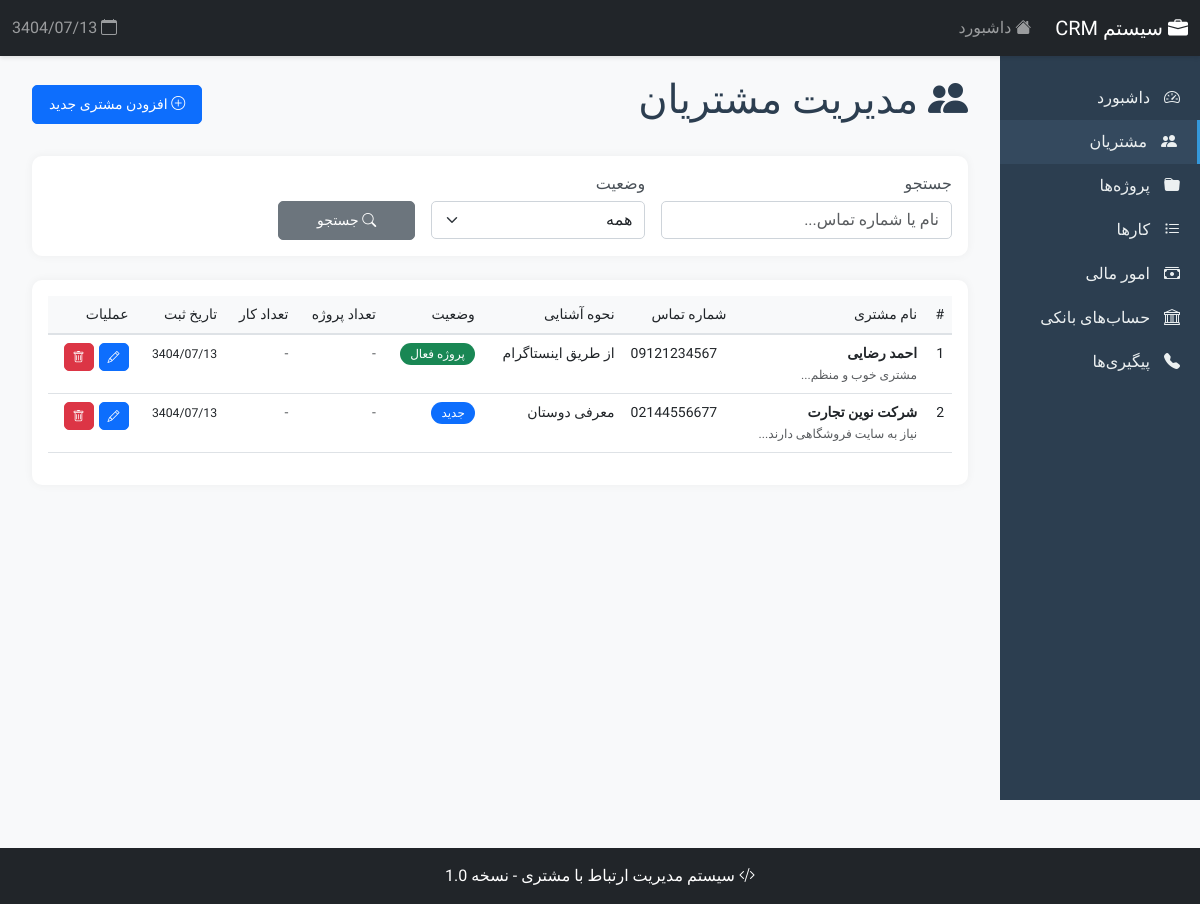
The page /clients/index.php on the database its author committed.
### tables this page shows
CREATE TABLE IF NOT EXISTS clients (
    id INT AUTO_INCREMENT PRIMARY KEY,
    name VARCHAR(255) NOT NULL,
    phone VARCHAR(50),
    how_met TEXT,
    status ENUM('جدید', 'در حال پیگیری', 'پروژه فعال', 'پروژه پایان‌یافته', 'بی‌پاسخ') DEFAULT 'جدید',
    description TEXT,
    created_at TIMESTAMP DEFAULT CURRENT_TIMESTAMP,
    updated_at TIMESTAMP DEFAULT CURRENT_TIMESTAMP ON UPDATE CURRENT_TIMESTAMP
);

### includes/functions.php (called while the page is built, shortened)
<?php
function convertToJalali($date) {
    $timestamp = strtotime($date);
    $jdate = jdate('Y/m/d', $timestamp);
    return $jdate;
}
function getStatusBadgeClass($status, $type = 'client') {
    $classes = [
        'client' => [
            'جدید' => 'bg-primary',
            'در حال پیگیری' => 'bg-warning',
            'پروژه فعال' => 'bg-success',
            'پروژه پایان‌یافته' => 'bg-secondary',
            'بی‌پاسخ' => 'bg-danger'
        ],
        'project' => [
            'در حال انجام' => 'bg-primary',
            'معلق' => 'bg-warning',
            'تمام‌شده' => 'bg-success'
        ],
        'task' => [
            'انجام نشده' => 'bg-danger',
            'در حال انجام' => 'bg-warning',
            'انجام‌شده' => 'bg-success'
        ]
    ];
    return isset($classes[$type][$status]) ? $classes[$type][$status] : 'bg-secondary';
}
function jdate($format, $timestamp = null) {
    if ($timestamp === null) {
        $timestamp = time();
    }
    $date = date('Y/m/d', $timestamp);
    $parts = explode('/', $date);
    $year = intval($parts[0]) + 1379;
    return $year . '/' . $parts[1] . '/' . $parts[2];
}

### clients/index.php (the view, shortened to what this page needs)
<?php
require_once '../includes/header.php';
$search = isset($_GET['search']) ? cleanInput($_GET['search']) : '';
$sql = "SELECT c.*,
        COUNT(DISTINCT p.id) as project_count,
        COUNT(DISTINCT t.id) as task_count
        FROM clients c
        LEFT JOIN projects p ON c.id = p.client_id
        LEFT JOIN tasks t ON c.id = t.client_id
        WHERE 1=1";
$params = [];
$sql .= " GROUP BY c.id ORDER BY c.created_at DESC";
$stmt = $db->prepare($sql);
$stmt->execute($params);
$clients = $stmt->fetchAll();
?>
<div class="d-flex justify-content-between align-items-center mb-4">
    <h1><i class="bi bi-people-fill"></i> مدیریت مشتریان</h1>
    <a href="create.php" class="btn btn-primary">
        <i class="bi bi-plus-circle"></i> افزودن مشتری جدید
    </a>
</div>
<div class="card mb-4">
    <div class="card-body">
        <form method="GET" class="row g-3">
            <div class="col-md-4">
                <label class="form-label">جستجو</label>
                <input type="text" name="search" class="form-control"
                       placeholder="نام یا شماره تماس..." value="<?php echo $search; ?>">
            </div>
            <div class="col-md-3">
                <label class="form-label">وضعیت</label>
                <select name="status" class="form-select">
                    <option value="">همه</option>
                </select>
            </div>
            <div class="col-md-2">
                <label class="form-label">&nbsp;</label>
                <button type="submit" class="btn btn-secondary w-100">
                    <i class="bi bi-search"></i> جستجو
                </button>
            </div>
        </form>
    </div>
</div>
<div class="card">
    <div class="card-body">
        <?php if (count($clients) > 0): ?>
        <div class="table-responsive">
            <table class="table table-hover">
                <thead>
                    <tr>
                        <th>#</th>
                        <th>نام مشتری</th>
                        <th>شماره تماس</th>
                        <th>نحوه آشنایی</th>
                        <th>وضعیت</th>
                        <th>تعداد پروژه</th>
                        <th>تعداد کار</th>
                        <th>تاریخ ثبت</th>
                        <th>عملیات</th>
                    </tr>
                </thead>
                <tbody>
                    <?php foreach ($clients as $index => $client): ?>
                    <tr>
                        <td><?php echo $index + 1; ?></td>
                        <td>
                            <strong><?php echo htmlspecialchars($client['name']); ?></strong>
                            <?php if ($client['description']): ?>
                                <br><small class="text-muted">
                                    <?php echo htmlspecialchars(substr($client['description'], 0, 50)); ?>...
                                </small>
                            <?php endif; ?>
                        </td>
                        <td dir="ltr"><?php echo htmlspecialchars($client['phone']); ?></td>
                        <td><?php echo htmlspecialchars($client['how_met']); ?></td>
                        <td>
                            <span class="badge <?php echo getStatusBadgeClass($client['status'], 'client'); ?>">
                                <?php echo $client['status']; ?>
                            </span>
                        </td>
                        <td>
                            <?php if ($client['project_count'] > 0): ?>
                                <span class="badge bg-info"><?php echo $client['project_count']; ?> پروژه</span>
                            <?php else: ?>
                                <span class="text-muted">-</span>
                            <?php endif; ?>
                        </td>
                        <td>
                            <?php if ($client['task_count'] > 0): ?>
                                <span class="badge bg-warning"><?php echo $client['task_count']; ?> کار</span>
                            <?php else: ?>
                                <span class="text-muted">-</span>
                            <?php endif; ?>
                        </td>
                        <td>
                            <small><?php echo convertToJalali($client['created_at']); ?></small>
                        </td>
                        <td>
                            <div class="action-buttons">
                                <a href="edit.php?id=<?php echo $client['id']; ?>"
                                   class="btn btn-sm btn-primary" title="ویرایش">
                                    <i class="bi bi-pencil"></i>
                                </a>
                                <a href="delete.php?id=<?php echo $client['id']; ?>"
                                   class="btn btn-sm btn-danger"
                                   onclick="return confirmDelete('آیا از حذف این مشتری اطمینان دارید؟')"
                                   title="حذف">
                                    <i class="bi bi-trash"></i>
                                </a>
                            </div>
                        </td>
                    </tr>
                    <?php endforeach; ?>
                </tbody>
            </table>
        </div>
        <?php endif; ?>
    </div>
</div>
<?php require_once '../includes/footer.php'; ?>

### includes/header.php (shortened to what this page needs)
<?php
require_once __DIR__ . '/functions.php';
?>
<!DOCTYPE html>
<html lang="fa" dir="rtl">
<head>
    <link rel="stylesheet" href="https://cdn.jsdelivr.net/npm/bootstrap@5.3.0/dist/css/bootstrap.rtl.min.css">
    <link rel="stylesheet" href="https://cdn.jsdelivr.net/npm/bootstrap-icons@1.10.0/font/bootstrap-icons.css">
    <link rel="stylesheet" href="/simple-crm/assets/style.css">
</head>
<body>
    <nav class="navbar navbar-expand-lg navbar-dark bg-dark">
        <div class="container-fluid">
            <a class="navbar-brand" href="/simple-crm/">
                <i class="bi bi-briefcase-fill"></i> سیستم CRM
            </a>
            <div class="collapse navbar-collapse" id="navbarNav">
                <ul class="navbar-nav me-auto">
                    <li class="nav-item">
                        <a class="nav-link" href="/simple-crm/">
                            <i class="bi bi-house-fill"></i> داشبورد
                        </a>
                    </li>
                </ul>
                <span class="navbar-text">
                    <i class="bi bi-calendar"></i> <?php echo jdate('Y/m/d'); ?>
                </span>
            </div>
        </div>
    </nav>
    <div class="container-fluid">
        <div class="row">
            <div class="col-md-2 p-0">
                <div class="sidebar">
                    <a href="/simple-crm/" class="<?php echo basename($_SERVER['PHP_SELF']) == 'index.php' && dirname($_SERVER['PHP_SELF']) == '/simple-crm' ? 'active' : ''; ?>">
                        <i class="bi bi-speedometer2"></i> داشبورد
                    </a>
                    <a href="/simple-crm/clients/" class="<?php echo strpos($_SERVER['REQUEST_URI'], '/clients/') !== false ? 'active' : ''; ?>">
                        <i class="bi bi-people-fill"></i> مشتریان
                    </a>
                    <a href="/simple-crm/projects/" class="<?php echo strpos($_SERVER['REQUEST_URI'], '/projects/') !== false ? 'active' : ''; ?>">
                        <i class="bi bi-folder-fill"></i> پروژه‌ها
                    </a>
                    <a href="/simple-crm/tasks/" class="<?php echo strpos($_SERVER['REQUEST_URI'], '/tasks/') !== false ? 'active' : ''; ?>">
                        <i class="bi bi-list-task"></i> کارها
                    </a>
                    <a href="/simple-crm/finance/" class="<?php echo strpos($_SERVER['REQUEST_URI'], '/finance/') !== false ? 'active' : ''; ?>">
                        <i class="bi bi-cash-stack"></i> امور مالی
                    </a>
                    <a href="/simple-crm/accounts/" class="<?php echo strpos($_SERVER['REQUEST_URI'], '/accounts/') !== false ? 'active' : ''; ?>">
                        <i class="bi bi-bank"></i> حساب‌های بانکی
                    </a>
                    <a href="/simple-crm/followups/" class="<?php echo strpos($_SERVER['REQUEST_URI'], '/followups/') !== false ? 'active' : ''; ?>">
                        <i class="bi bi-telephone-fill"></i> پیگیری‌ها
                    </a>
                </div>
            </div>
            <div class="col-md-10">
                <div class="main-content">

### includes/footer.php (shortened to what this page needs)
                </div>
            </div>
        </div>
    </div>
    <footer class="bg-dark text-white text-center py-3 mt-5">
        <p class="mb-0">
            <i class="bi bi-code-slash"></i>
            سیستم مدیریت ارتباط با مشتری - نسخه 1.0
        </p>
    </footer>
</body>
</html>

### assets/style.css (style rules this page uses)
:root { --primary-color: #3498db; --secondary-color: #2c3e50; --success-color: #27ae60; --danger-color: #e74c3c; --warning-color: #f39c12; --info-color: #16a085; }
h1, h2, h3, h4, h5, h6 { font-weight: 500; color: var(--secondary-color); }
.card { margin-bottom: 20px; transition: all 0.3s ease; }
.table thead th { background-color: #f8f9fa; border-bottom: 2px solid #dee2e6; font-weight: 500; white-space: nowrap; }
.btn { border-radius: 5px; transition: all 0.3s ease; }
.btn-sm { padding: 5px 10px; font-size: 13px; }
.form-control, .form-select { border-radius: 5px; border: 1px solid #ced4da; transition: all 0.3s ease; }
.form-label { font-weight: 500; color: #495057; margin-bottom: 5px; }
.badge { padding: 5px 10px; font-size: 12px; font-weight: 400; border-radius: 15px; }
.action-buttons { display: flex; gap: 5px; }
.action-buttons .btn { padding: 4px 8px; font-size: 12px; }

### includes/header.php (style rules this page uses)
body { font-family: 'Vazirmatn', sans-serif; background-color: #f8f9fa; }
.navbar { box-shadow: 0 2px 4px rgba(0,0,0,.1); }
.card { border: none; box-shadow: 0 0 10px rgba(0,0,0,.05); border-radius: 10px; }
.table { font-size: 14px; }
.btn { font-size: 14px; padding: 8px 16px; }
.sidebar { background-color: #2c3e50; min-height: calc(100vh - 56px); padding-top: 20px; }
.sidebar a { color: #ecf0f1; text-decoration: none; display: block; padding: 10px 20px; transition: all 0.3s; }
.sidebar a:hover, .sidebar a.active { background-color: #34495e; border-right: 3px solid #3498db; }
.sidebar i { margin-left: 10px; }
.main-content { padding: 20px; }

### rows shown on the page
clients: name "احمد رضایی", description "مشتری خوب و منظم", phone "09121234567", how_met "از طریق اینستاگرام", status "پروژه فعال", created_at "3404/07/13"
clients: name "شرکت نوین تجارت", description "نیاز به سایت فروشگاهی دارند", phone "02144556677", how_met "معرفی دوستان", status "جدید", created_at "3404/07/13"

### other values the page prints
jdate('Y/m/d') "3404/07/13"
